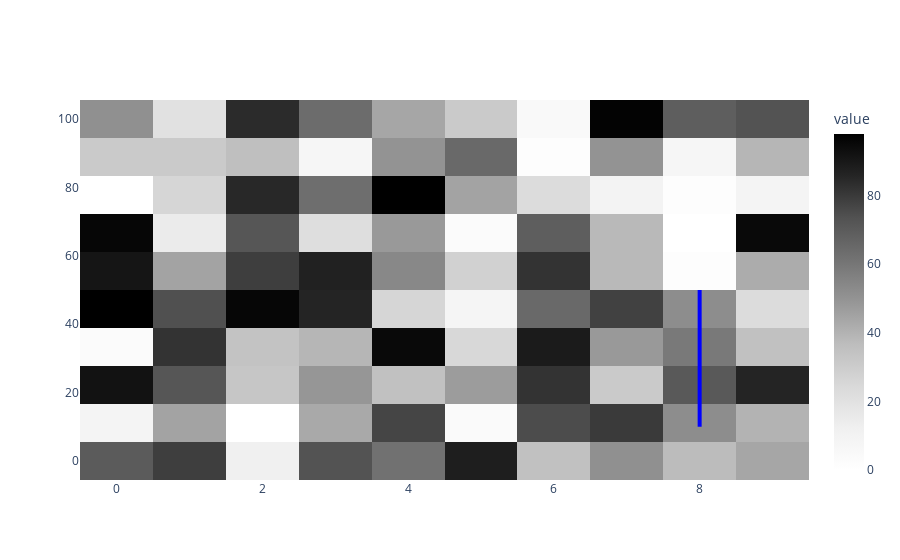

The cell this chart's notebook holds for it:
### Code cell
##### change me #######
plot_save=False # True False
#######################

# Example
data = pd.DataFrame(np.random.randint(0,100,size=(10, 10)), columns=np.linspace(0,100,10))
fig = go.Figure()
trace1=go.Heatmap(
    x=data.index,
    y=data.columns,
    z=data,
    colorscale="Greys",
    colorbar={"title":"value"},
    name="background")
fig.add_trace(trace1)

# Issue
if plot_save: # for saving the plot this positions have to be used
    y0_0=0.1;y1_0=0.5

elif plot_save==False: # for showing the plot this positions have to be used
    y0_0=10;y1_0=50

fig.add_vline(x=1,line_width=5, line_color="red",
        y0=y0_0,y1=y1_0, #does not work with write image
        )

#################################
show_solution=False
if show_solution:
    # SOLUTION
    # using add_shape as suggested
    fig.add_shape(type="line",
        x0=8, y0=10, x1=8, y1=50,
        line=dict(
            color="blue",
            width=4,
            dash="solid",)
        )
#################################

if plot_save:  
    fig.write_image(r".\test.pdf")
fig.show()

### Figure 1 — Plotly figure (JSON) as saved in the notebook; plotly's stock layout.template omitted (floating-point values rounded to 4 significant figures)
{"data": [{"colorbar": {"title": {"text": "value"}}, "colorscale": [[0, "rgb(255,255,255)"], [0.125, "rgb(240,240,240)"], [0.25, "rgb(217,217,217)"], [0.375, "rgb(189,189,189)"], [0.5, "rgb(150,150,150)"], [0.625, "rgb(115,115,115)"], [0.75, "rgb(82,82,82)"], [0.875, "rgb(37,37,37)"], [1, "rgb(0,0,0)"]], "name": "background", "type": "heatmap", "x": [0, 1, 2, 3, 4, 5, 6, 7, 8, 9], "y": [0, 11.11, 22.22, 33.33, 44.44, 55.56, 66.67, 77.78, 88.89, 100], "z": [[70, 79, 12, 73, 62, 88, 35, 51, 37, 44], [9, 45, 0, 43, 77, 4, 75, 80, 52, 40], [92, 72, 33, 49, 35, 47, 82, 31, 71, 86], [3, 82, 34, 39, 95, 25, 89, 48, 59, 35], [98, 74, 96, 86, 26, 8, 65, 78, 52, 23], [91, 45, 79, 87, 54, 28, 82, 38, 2, 42], [96, 15, 72, 22, 48, 3, 69, 38, 0, 95], [0, 26, 85, 63, 98, 45, 23, 10, 2, 9], [31, 31, 36, 7, 50, 65, 2, 50, 7, 39], [51, 20, 84, 64, 44, 31, 5, 97, 69, 73]]}], "layout": {"shapes": [{"line": {"color": "red", "width": 5}, "type": "line", "x0": 1, "x1": 1, "xref": "x", "y0": 10, "y1": 50, "yref": "y domain"}, {"line": {"color": "blue", "dash": "solid", "width": 4}, "type": "line", "x0": 8, "x1": 8, "y0": 10, "y1": 50}]}}
